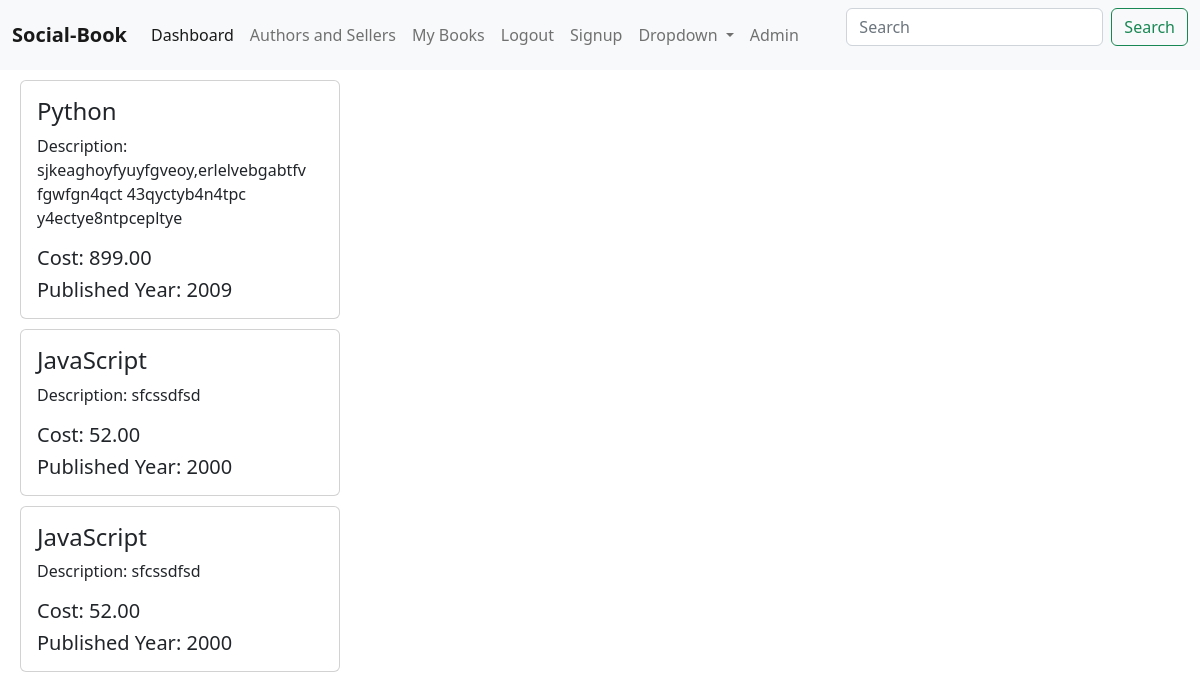
The page /my_books/ (signed in) on the database its author committed.
### app1/models.py (models this page shows, shortened)
class uploaded_files(models.Model):
    owner = models.ForeignKey(CustomUser, on_delete=models.CASCADE, default=1)
    book_title = models.CharField(max_length=200)
    description = models.CharField(max_length=200)
    visibility = models.BooleanField(default="True", null=True)
    cost = models.DecimalField(max_digits=8, decimal_places=2)
    published_year = models.CharField(max_length=200, null=True, blank=True)
    book_file = models.FileField(upload_to = 'book_files/', null=True)

### social_book/decorators.py (the view)
    def wrap(request, *args, **kwargs):
        if uploaded_files.objects.filter(owner=request.user):
            return view_func(request, *args, **kwargs)
        else:
            return HttpResponseRedirect(reverse('app1:dashboard'))

### app1/views.py (called while the page is built)
@IsUploaded
def MyBookDetailsView(request):
    if request.method == 'GET':
        book_details=uploaded_files.objects.filter(owner=request.user)
        context={
            'book_details': book_details,
        }
        if request.user.is_authenticated:
            return render(request, 'app1/my_book_details.html', context)
        return HttpResponseRedirect(reverse('app1:login'))

### app1/templates/app1/my_book_details.html (shortened to what this page needs)
{% extends 'app1/index.html' %}
{% load static %}
{% block my_book %}
<div>
    {% for book_detail in book_details %}
        <div class="user-card">
            <div class="card" style="width: 20rem;">
                <div class="card-body">
                    <h4 class="card-title">{{book_detail.book_title}}</h4>
                    <p class="card-text">Description: {{book_detail.description}}</p>
                    <h5 class="card-text">Cost: {{book_detail.cost}}</h5>
                    <h5 class="card-text">Published Year: {{book_detail.published_year}}</h5>
                </div>
            </div>
        </div>
    {% endfor %}
</div>
{% endblock my_book %}

### app1/static/app1/style2.css (style rules this page uses)
.user-card { margin-top: 10px; margin-left: 20px; }

### rows shown on the page
uploaded_files: book_title "Python", description "sjkeaghoyfyuyfgveoy,erlelvebgabtfv fgwfgn4qct 43qyctyb4n4tpc y4ectye8ntpcepltye", cost "899.00", published_year "2009"
uploaded_files: book_title "JavaScript", description "sfcssdfsd", cost "52.00", published_year "2000"
uploaded_files: book_title "JavaScript", description "sfcssdfsd", cost "52.00", published_year "2000"
